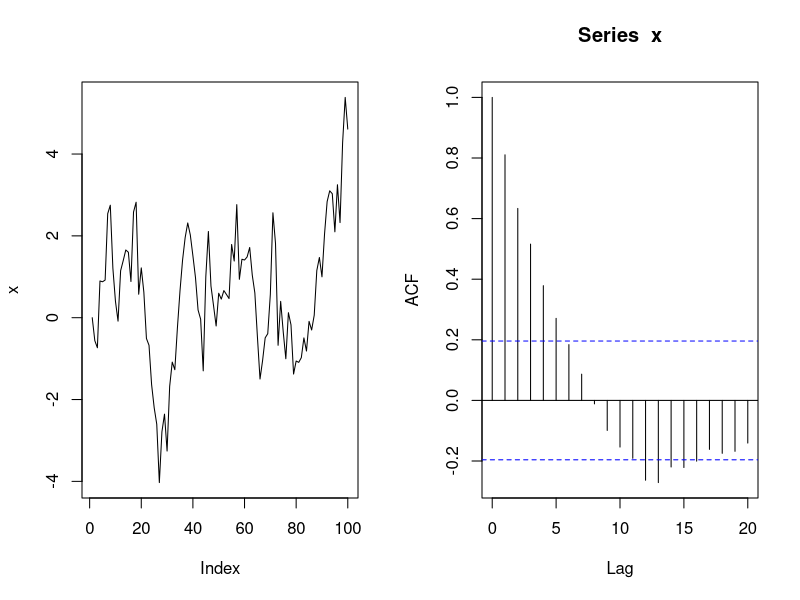
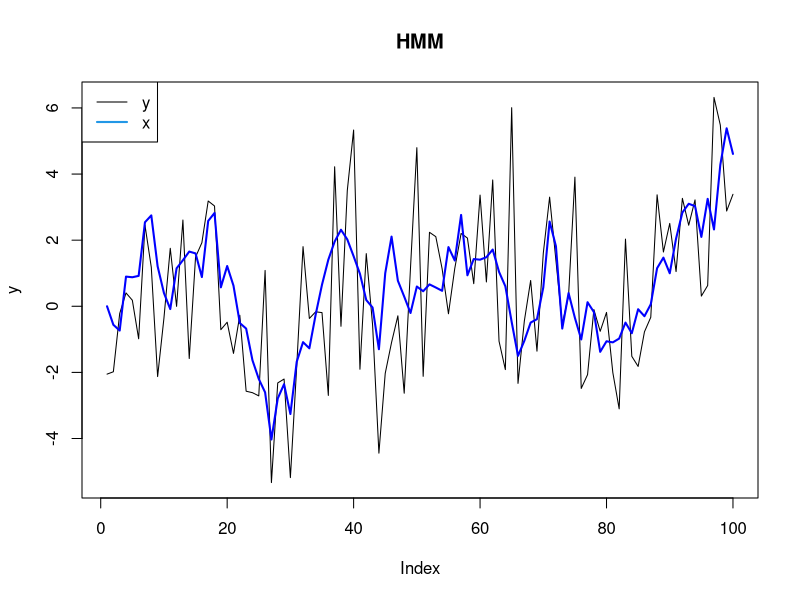
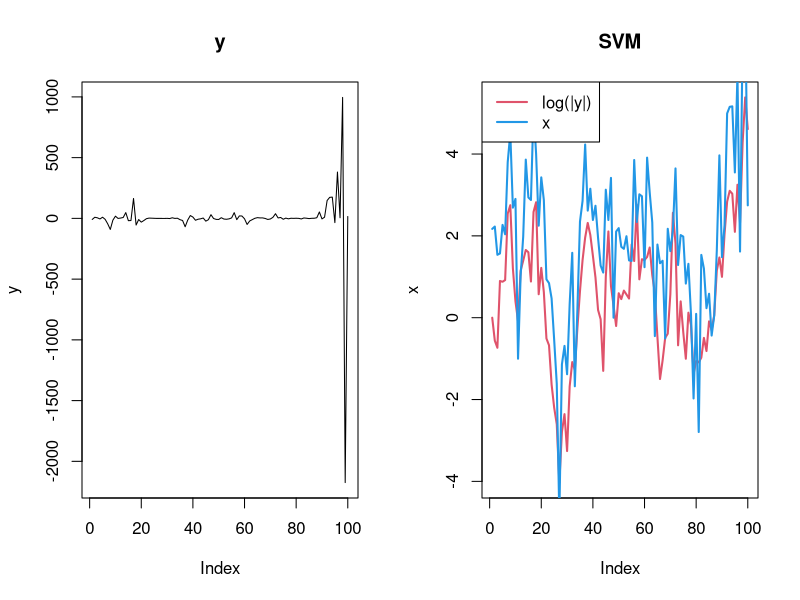

Generate these figures, in order, with R:
rm(list = ls())
set.seed(123)
## Simple AR(1) model
phi = 0.9
nu = 1
T = 100
x = numeric(T)
for(t in 1:(T-1)){
  x[t+1] = phi*x[t]+rnorm(1,0,nu)
}
par(mfrow=c(1,2))
plot(x, type = "l")
plot(acf(x, plot = F))
par(mfrow=c(1,1))

## Simple HMM 

w = 2
y = x + rnorm(T, 0, w)
plot(y, type = "l", main = "HMM")
lines(x, col = "blue", lwd = 2)
legend("topleft",c("y","x"), lty = 1, lwd = c(1,2), col = c(1,4))

## Simple Stochastic Volatility 

mu = 2; 
sigma_t = exp(mu + x)
y = rnorm(T, 0, sigma_t)

par(mfrow=c(1,2))
plot(y, type ="l", main = "y")
plot(x, type ="l", col = 2, lwd = 2, main = "SVM")
lines(log(y^2)/2, col = 4, lwd = 2)
legend("topleft",c("log(|y|)","x"), lty = 1, lwd = c(2,2), col = c(2,4))
par(mfrow=c(1,1))
